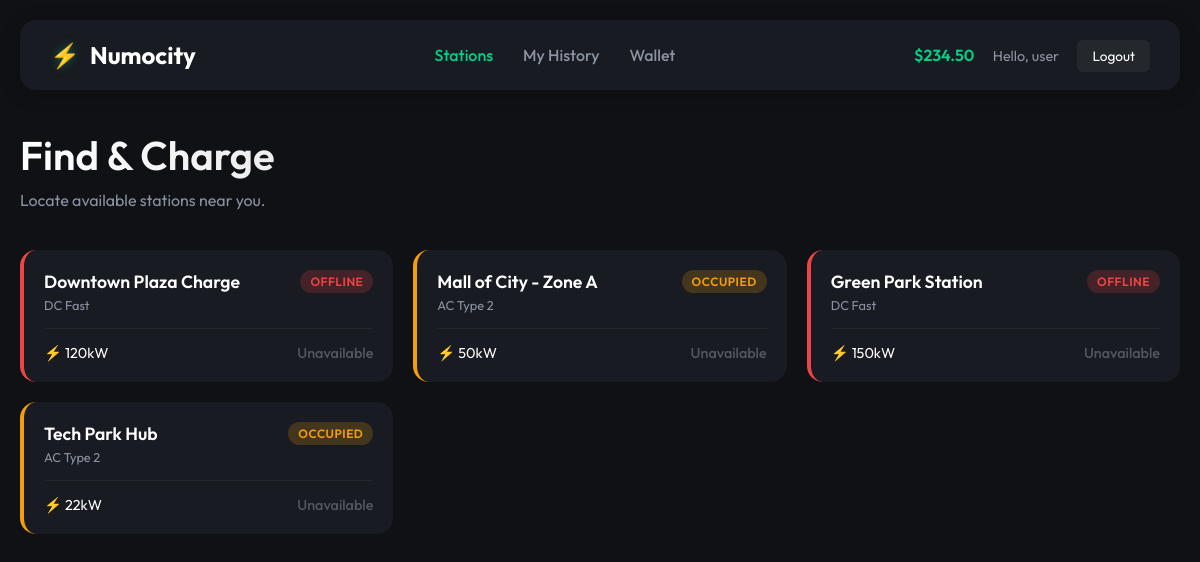
The page /dashboard (signed in) on the database its author committed.
### app.py (models this page shows)
class User(UserMixin, db.Model):
    id = db.Column(db.Integer, primary_key=True)
    username = db.Column(db.String(150), unique=True, nullable=False)
    password = db.Column(db.String(150), nullable=False)
    role = db.Column(db.String(50), nullable=False)  # 'user' or 'operator'
    wallet_balance = db.Column(db.Float, default=100.0)

class Station(db.Model):
    id = db.Column(db.Integer, primary_key=True)
    name = db.Column(db.String(150), nullable=False)
    status = db.Column(db.String(50), default='Available')  # Available, Occupied, Offline
    power = db.Column(db.String(50), nullable=False)
    type = db.Column(db.String(50), nullable=False)
    location = db.Column(db.String(150), nullable=True)

### app.py (the view)
@app.route('/dashboard')
@login_required
def user_dashboard():
    if current_user.role == 'operator':
        return redirect(url_for('operator_dashboard'))
    stations = Station.query.all()
    return render_template('user_dashboard.html', stations=stations)

### app.py (called while the page is built)
@login_manager.user_loader
def load_user(user_id):
    return User.query.get(int(user_id))

### templates/user_dashboard.html (shortened to what this page needs)
<!DOCTYPE html>
<html lang="en">
<head>
    <link rel="stylesheet" href="/static/css/style.css">
</head>
<body>
    <div class="app-container">
        <header class="navbar">
            <div class="logo">
                <span class="logo-icon">⚡</span> Numocity
            </div>
            <nav>
                <a href="/dashboard" class="active">Stations</a>
                <a href="/history">My History</a>
                <a href="/wallet">Wallet</a>
            </nav>
            <div class="user-profile">
                <span style="margin-right: 15px; color: var(--primary); font-weight: 600;">${{
                    "%.2f"|format(current_user.wallet_balance) }}</span>
                <span style="margin-right: 15px; color: var(--text-muted); font-size: 0.9rem;">Hello, {{
                    current_user.username }}</span>
                <a href="/logout" class="btn-sm">Logout</a>
            </div>
        </header>
        <main class="dashboard">
            <section class="hero-section">
                <h1>Find & Charge</h1>
                <p>Locate available stations near you.</p>
            </section>
            <div class="stations-grid">
                {% for station in stations %}
                <div class="station-card status-{{ station.status }}">
                    <div class="card-header">
                        <div>
                            <div class="station-name">{{ station.name }}</div>
                            <div class="station-type">{{ station.type }}</div>
                        </div>
                        <div class="status-container">
                            <span class="status-badge">{{ station.status }}</span>
                        </div>
                    </div>
                    <div class="card-meta">
                        <span class="power-info">⚡ {{ station.power }}</span>
                        {% if station.status == 'Available' %}
                        <a href="/charge/{{ station.id }}" class="action-btn">Start Charging &rarr;</a>
                        {% else %}
                        <span class="action-btn disabled">Unavailable</span>
                        {% endif %}
                    </div>
                </div>
                {% endfor %}
            </div>
        </main>
    </div>
</body>
</html>

### static/css/style.css (style rules this page uses)
:root { --bg-dark: #0f1115; --bg-card: #181b21; --primary: #00d287; --primary-glow: rgba(0, 210, 135, 0.4); --text-main: #ffffff; --text-muted: #8b92a1; --accent-blue: #3b82f6; --status-available: #10b981; --status-occupied: #f59e0b; --status-offline: #ef4444; --font-family: 'Outfit', sans-serif; }
* { margin: 0; padding: 0; box-sizing: border-box; }
body { background-color: var(--bg-dark); color: var(--text-main); font-family: var(--font-family); min-height: 100vh; overflow-x: hidden; }
.app-container { max-width: 1400px; margin: 0 auto; padding: 20px; }
.navbar { display: flex; justify-content: space-between; align-items: center; padding: 20px 30px; background: var(--bg-card); border-radius: 16px; margin-bottom: 40px; box-shadow: 0 4px 20px rgba(0, 0, 0, 0.2); }
.logo { font-size: 1.5rem; font-weight: 700; color: var(--text-main); display: flex; align-items: center; gap: 10px; }
.logo-icon { color: var(--primary); filter: drop-shadow(0 0 5px var(--primary-glow)); }
nav { display: flex; gap: 30px; }
nav a { text-decoration: none; color: var(--text-muted); font-weight: 500; transition: color 0.3s; }
nav a:hover, nav a.active { color: var(--primary); }
.btn-sm { padding: 6px 14px; border-radius: 6px; background: rgba(255, 255, 255, 0.05); color: var(--text-main); text-decoration: none; font-size: 0.85rem; transition: all 0.3s; border: 1px solid transparent; }
.hero-section { margin-bottom: 40px; }
.hero-section h1 { font-size: 2.5rem; font-weight: 600; margin-bottom: 10px; background: linear-gradient(to right, #fff, #aaa); background-clip: text; -webkit-background-clip: text; -webkit-text-fill-color: transparent; }
.hero-section p { color: var(--text-muted); }
.stations-grid { display: grid; grid-template-columns: repeat(auto-fill, minmax(300px, 1fr)); gap: 20px; }
.station-card { background: var(--bg-card); border-radius: 16px; padding: 20px; border-left: 4px solid transparent; transition: all 0.3s; position: relative; overflow: hidden; }
.station-card.status-Occupied { border-left-color: var(--status-occupied); }
.station-card.status-Offline { border-left-color: var(--status-offline); }
.card-header { display: flex; justify-content: space-between; align-items: flex-start; margin-bottom: 15px; }
.station-name { font-weight: 600; font-size: 1.1rem; color: #fff; }
.station-type { font-size: 0.8rem; color: var(--text-muted); margin-top: 4px; }
.status-badge { font-size: 0.75rem; padding: 4px 10px; border-radius: 20px; font-weight: 600; text-transform: uppercase; letter-spacing: 0.5px; }
.status-Occupied .status-badge { background: rgba(245, 158, 11, 0.2); color: var(--status-occupied); }
.status-Offline .status-badge { background: rgba(239, 68, 68, 0.2); color: var(--status-offline); }
.card-meta { display: flex; justify-content: space-between; align-items: center; margin-top: 15px; padding-top: 15px; border-top: 1px solid rgba(255, 255, 255, 0.05); }
.power-info { font-size: 0.9rem; color: var(--text-main); }
.action-btn { text-decoration: none; color: var(--primary); font-size: 0.9rem; font-weight: 500; transition: all 0.2s; }
.action-btn.disabled { color: var(--text-muted); cursor: not-allowed; opacity: 0.5; }

### rows shown on the page
User: wallet_balance "234.50", username "user"
Station: name "Downtown Plaza Charge", type "DC Fast", status "OFFLINE", power "120kW", shows "Unavailable"
Station: name "Mall of City - Zone A", type "AC Type 2", status "OCCUPIED", power "50kW", shows "Unavailable"
Station: name "Green Park Station", type "DC Fast", status "OFFLINE", power "150kW", shows "Unavailable"
Station: name "Tech Park Hub", type "AC Type 2", status "OCCUPIED", power "22kW", shows "Unavailable"
